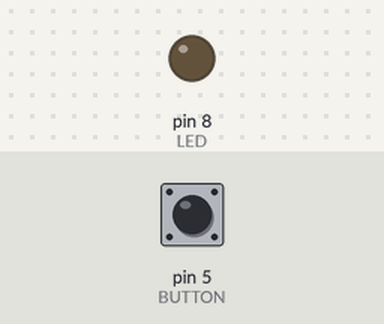
A sketch run on a simulated Arduino Uno, built with avr-gcc and run on an emulated ATmega328P. On the bench: output pins drawn as LEDs (lit = HIGH). Dashed ring = blinking. The test bench sets the inputs (shaded band); at power-on: pin 5 (BUTTON) LOW.

Above: at 1.2 s.
1.3 s: pin 5 (BUTTON) pulled HIGH for 3.2 s
At 1.6 s:
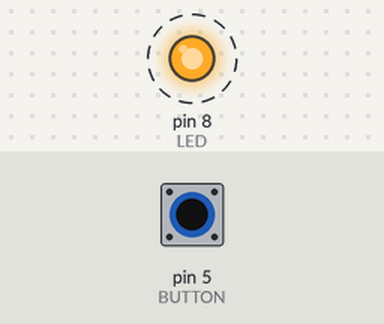
6.0 s: pin 5 (BUTTON) pulled HIGH for 0.15 s
At 6.4 s:
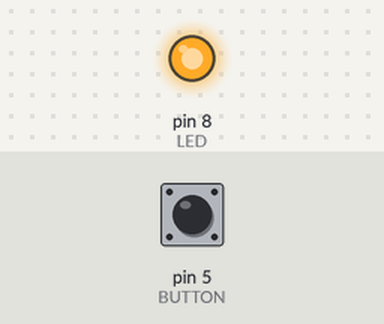
7.6 s: pin 5 (BUTTON) pulled HIGH for 1 s
At 8.8 s:
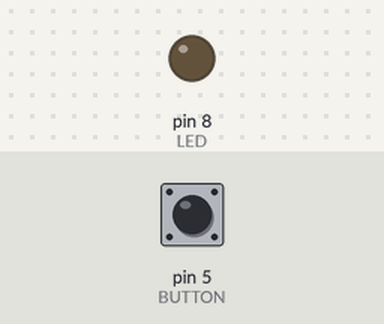
Timing chart, 0 to 10.6 s (numbered marks = the images above; inputs shaded):
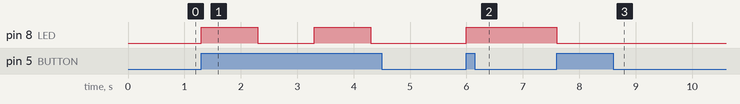

The sketch:

nutbam.ino
```cpp
#define LED 8
#define BUTTON 5
int LEDstatus=0;
void setup() {
  pinMode(LED, OUTPUT);
  pinMode(BUTTON, INPUT);
  // put your setup code here, to run once:

}

void loop() {
  if(digitalRead(BUTTON) == HIGH && LEDstatus == 0){
    digitalWrite(LED, HIGH);
    delay(1000);
    LEDstatus = 1;
  }
  // put your main code here, to run repeatedly:
  if(digitalRead(BUTTON) == HIGH && LEDstatus == 1){
    digitalWrite(LED, LOW);
    delay(1000);
    LEDstatus = 0;
  }

}
```

Measured:
- after the input at 1.3 s, pin 8 (LED): alternates HIGH for 1.0 s and LOW for 1.0 s, starting at once
- after the input at 6.0 s, pin 8 (LED): LOW → HIGH at once
- after the input at 7.6 s, pin 8 (LED): HIGH → LOW at once
